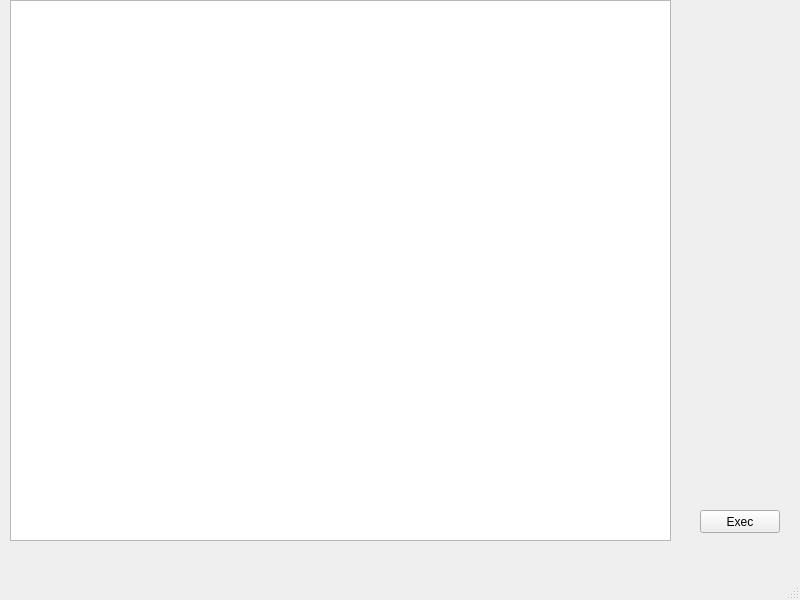
<?xml version="1.0" encoding="UTF-8"?>
<ui version="4.0">
 <class>MainWindow</class>
 <widget class="QMainWindow" name="MainWindow">
  <property name="geometry">
   <rect>
    <x>0</x>
    <y>0</y>
    <width>800</width>
    <height>600</height>
   </rect>
  </property>
  <property name="windowTitle">
   <string>MainWindow</string>
  </property>
  <widget class="QWidget" name="centralwidget">
   <widget class="QPlainTextEdit" name="codeEdit">
    <property name="geometry">
     <rect>
      <x>10</x>
      <y>0</y>
      <width>661</width>
      <height>541</height>
     </rect>
    </property>
   </widget>
   <widget class="QPushButton" name="execBtn">
    <property name="geometry">
     <rect>
      <x>700</x>
      <y>510</y>
      <width>80</width>
      <height>23</height>
     </rect>
    </property>
    <property name="text">
     <string>Exec</string>
    </property>
   </widget>
  </widget>
  <widget class="QMenuBar" name="menubar">
   <property name="geometry">
    <rect>
     <x>0</x>
     <y>0</y>
     <width>800</width>
     <height>20</height>
    </rect>
   </property>
  </widget>
  <widget class="QStatusBar" name="statusbar"/>
 </widget>
 <resources/>
 <connections/>
</ui>
